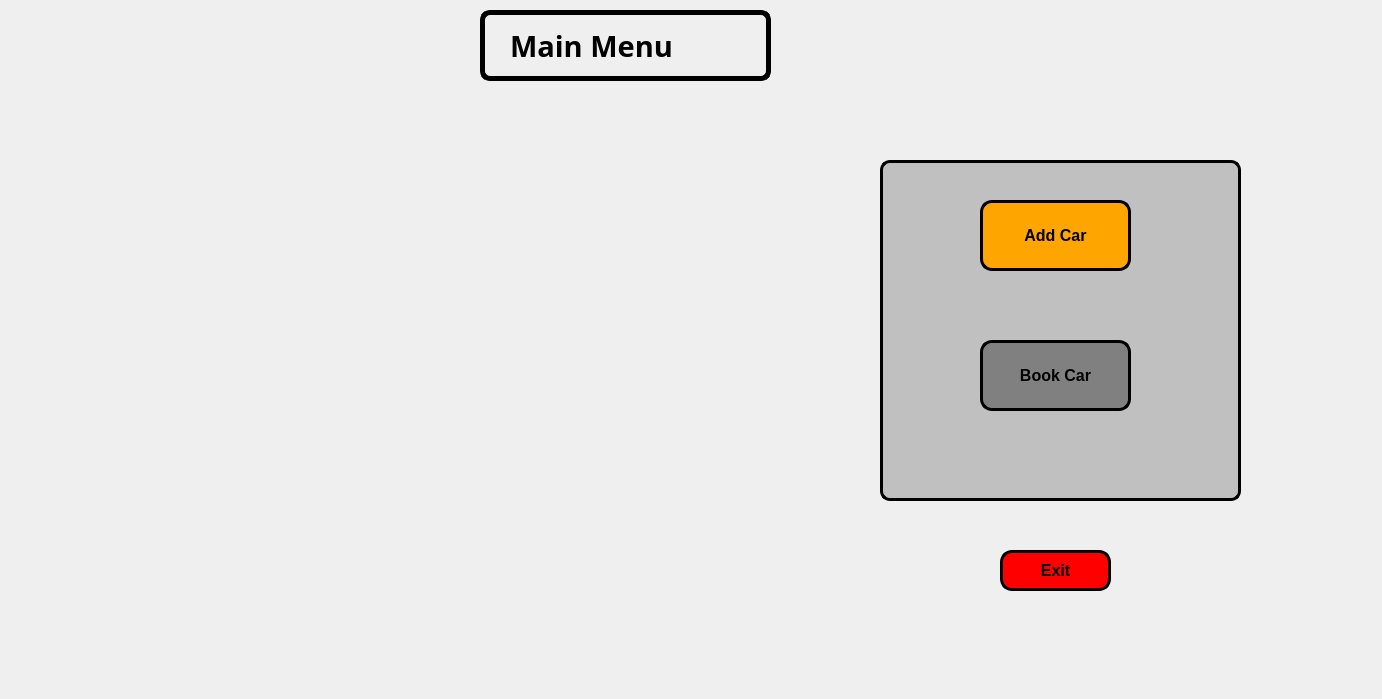
<?xml version="1.0" encoding="UTF-8"?>
<ui version="4.0">
 <class>mainmenu</class>
 <widget class="QDialog" name="mainmenu">
  <property name="geometry">
   <rect>
    <x>0</x>
    <y>0</y>
    <width>1382</width>
    <height>699</height>
   </rect>
  </property>
  <property name="windowTitle">
   <string>Dialog</string>
  </property>
  <widget class="QLabel" name="pic_label">
   <property name="geometry">
    <rect>
     <x>0</x>
     <y>-20</y>
     <width>1301</width>
     <height>711</height>
    </rect>
   </property>
   <property name="text">
    <string/>
   </property>
   <property name="pixmap">
    <pixmap>../../Qt photo.png</pixmap>
   </property>
   <property name="scaledContents">
    <bool>true</bool>
   </property>
  </widget>
  <widget class="QLineEdit" name="mainMenuPageLabel">
   <property name="geometry">
    <rect>
     <x>480</x>
     <y>10</y>
     <width>291</width>
     <height>71</height>
    </rect>
   </property>
   <property name="styleSheet">
    <string notr="true">background-color: transparent;
border:5px solid black;
border-radius:10px</string>
   </property>
  </widget>
  <widget class="QLabel" name="MainmenuLabel">
   <property name="geometry">
    <rect>
     <x>510</x>
     <y>10</y>
     <width>261</width>
     <height>71</height>
    </rect>
   </property>
   <property name="font">
    <font>
     <family>Arial Black</family>
     <pointsize>22</pointsize>
     <bold>true</bold>
    </font>
   </property>
   <property name="text">
    <string>Main Menu</string>
   </property>
  </widget>
  <widget class="QLineEdit" name="MainmenuBackgroundLineEdit">
   <property name="geometry">
    <rect>
     <x>880</x>
     <y>160</y>
     <width>361</width>
     <height>341</height>
    </rect>
   </property>
   <property name="styleSheet">
    <string notr="true">background-color:silver;
border-radius:10px;
border:3px solid black;</string>
   </property>
  </widget>
  <widget class="QPushButton" name="addCarButton">
   <property name="geometry">
    <rect>
     <x>980</x>
     <y>200</y>
     <width>151</width>
     <height>71</height>
    </rect>
   </property>
   <property name="font">
    <font>
     <pointsize>12</pointsize>
     <bold>true</bold>
    </font>
   </property>
   <property name="styleSheet">
    <string notr="true">background-color:orange;
border-radius:12px;
border:3px solid black;</string>
   </property>
   <property name="text">
    <string>Add Car</string>
   </property>
  </widget>
  <widget class="QPushButton" name="bookCarButton">
   <property name="geometry">
    <rect>
     <x>980</x>
     <y>340</y>
     <width>151</width>
     <height>71</height>
    </rect>
   </property>
   <property name="font">
    <font>
     <pointsize>12</pointsize>
     <bold>true</bold>
    </font>
   </property>
   <property name="styleSheet">
    <string notr="true">background-color:grey;
border-radius:12px;
border:3px solid black;</string>
   </property>
   <property name="text">
    <string>Book Car</string>
   </property>
  </widget>
  <widget class="QPushButton" name="exitButton">
   <property name="geometry">
    <rect>
     <x>1000</x>
     <y>550</y>
     <width>111</width>
     <height>41</height>
    </rect>
   </property>
   <property name="font">
    <font>
     <pointsize>12</pointsize>
     <bold>true</bold>
    </font>
   </property>
   <property name="styleSheet">
    <string notr="true">background-color:red;
border-radius:12px;
border:3px solid black;</string>
   </property>
   <property name="text">
    <string>Exit</string>
   </property>
  </widget>
 </widget>
 <resources/>
 <connections/>
</ui>
